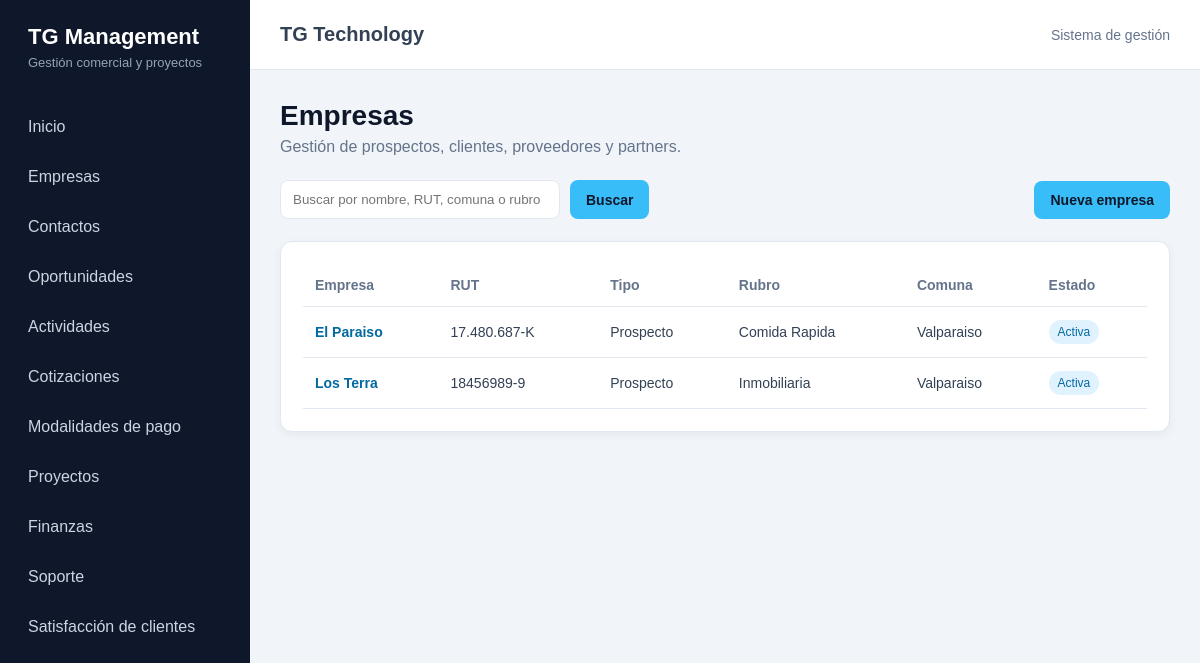
Page /crm/empresas/ on the committed database.
### crm/models.py (models this page shows)
class Empresa(models.Model):
    class TipoEmpresa(models.TextChoices):
        PROSPECTO = "PROSPECTO", "Prospecto"
        CLIENTE = "CLIENTE", "Cliente"
        PROVEEDOR = "PROVEEDOR", "Proveedor"
        PARTNER = "PARTNER", "Partner"
    class EstadoEmpresa(models.TextChoices):
        ACTIVA = "ACTIVA", "Activa"
        INACTIVA = "INACTIVA", "Inactiva"
    razon_social = models.CharField(
        "Razón social",
        max_length=200,
    )
    nombre_fantasia = models.CharField(
        "Nombre de fantasía",
        max_length=200,
        blank=True,
    )
    rut = models.CharField(
        "RUT",
        max_length=20,
        blank=True,
        unique=True,
        null=True,
    )
    tipo = models.CharField(
        "Tipo de empresa",
        max_length=20,
        choices=TipoEmpresa.choices,
        default=TipoEmpresa.PROSPECTO,
    )
    rubro = models.CharField(
        "Rubro",
        max_length=150,
        blank=True,
    )
    sitio_web = models.URLField(
        "Sitio web",
        blank=True,
    )
    telefono = models.CharField(
        "Teléfono",
        max_length=30,
        blank=True,
    )
    email = models.EmailField(
        "Correo electrónico",
        blank=True,
    )
    direccion = models.CharField(
        "Dirección",
        max_length=250,
        blank=True,
    )
    comuna = models.CharField(
        "Comuna",
        max_length=100,
        blank=True,
    )
    region = models.CharField(
        "Región",
        max_length=100,
        blank=True,
    )
    estado = models.CharField(
        "Estado",
        max_length=20,
        choices=EstadoEmpresa.choices,
        default=EstadoEmpresa.ACTIVA,
    )
    observaciones = models.TextField(
        "Observaciones",
        blank=True,
    )
    creado_por = models.ForeignKey(
        settings.AUTH_USER_MODEL,
        verbose_name="Creado por",
        on_delete=models.SET_NULL,
        null=True,
        blank=True,
        related_name="empresas_creadas",
    )
    fecha_creacion = models.DateTimeField(
        "Fecha de creación",
        auto_now_add=True,
    )
    fecha_actualizacion = models.DateTimeField(
        "Última actualización",
        auto_now=True,
    )
    class Meta:
        verbose_name = "Empresa"
        verbose_name_plural = "Empresas"
        ordering = ["razon_social"]
    def __str__(self):
        return self.nombre_fantasia or self.razon_social

### crm/views.py (the view, shortened to what this page needs)
def empresa_lista(request):
    busqueda = request.GET.get("q", "").strip()
    empresas = Empresa.objects.all()
    contexto = {
        "empresas": empresas,
        "busqueda": busqueda,
    }
    return render(
        request,
        "crm/empresa_lista.html",
        contexto,
    )

### crm/templates/crm/empresa_lista.html (shortened to what this page needs)
{% extends "core/base.html" %}
{% block content %}
    <div class="encabezado-pagina">
        <h1>Empresas</h1>
        <p>
            Gestión de prospectos, clientes, proveedores y partners.
        </p>
    </div>
    <div class="acciones">
        <form method="get" class="buscador">
            <input
                type="text"
                name="q"
                value="{{ busqueda }}"
                placeholder="Buscar por nombre, RUT, comuna o rubro"
            >
            <button type="submit" class="boton">
                Buscar
            </button>
        </form>
        <a
            href="{% url 'crm:empresa_crear' %}"
            class="boton"
        >
            Nueva empresa
        </a>
    </div>
    <div class="panel">
        {% if empresas %}
            <table>
                <thead>
                    <tr>
                        <th>Empresa</th>
                        <th>RUT</th>
                        <th>Tipo</th>
                        <th>Rubro</th>
                        <th>Comuna</th>
                        <th>Estado</th>
                    </tr>
                </thead>
                <tbody>
                    {% for empresa in empresas %}
                        <tr>
                            <td>
                                <a
                                    href="{% url 'crm:empresa_detalle' empresa.pk %}"
                                    class="enlace-tabla"
                                >
                                    {{ empresa }}
                                </a>
                            </td>
                            <td>
                                {{ empresa.rut|default:"—" }}
                            </td>
                            <td>
                                {{ empresa.get_tipo_display }}
                            </td>
                            <td>
                                {{ empresa.rubro|default:"—" }}
                            </td>
                            <td>
                                {{ empresa.comuna|default:"—" }}
                            </td>
                            <td>
                                <span class="estado">
                                    {{ empresa.get_estado_display }}
                                </span>
                            </td>
                        </tr>
                    {% endfor %}
                </tbody>
            </table>
        {% endif %}
    </div>
{% endblock %}

### core/static/core/css/styles.css (style rules this page uses)
:root { --color-principal: #0f172a; --color-secundario: #1e293b; --color-acento: #38bdf8; --color-fondo: #f1f5f9; --color-blanco: #ffffff; --color-texto: #334155; --color-texto-secundario: #64748b; --color-borde: #e2e8f0; --color-exito: #16a34a; --color-advertencia: #d97706; --color-peligro: #b91c1c; --sombra-suave: 0 3px 10px rgba(15, 23, 42, 0.05); }
* { box-sizing: border-box; margin: 0; padding: 0; }
body { min-height: 100vh; font-family: Arial, Helvetica, sans-serif; background-color: var(--color-fondo); color: var(--color-texto); }
.encabezado-pagina { margin-bottom: 24px; }
.encabezado-pagina h1 { margin-bottom: 6px; font-size: 28px; color: var(--color-principal); }
.encabezado-pagina p { color: var(--color-texto-secundario); }
.panel { padding: 22px; border: 1px solid var(--color-borde); border-radius: 12px; background-color: var(--color-blanco); box-shadow: var(--sombra-suave); }
table { width: 100%; border-collapse: collapse; }
th, td { padding: 13px 12px; border-bottom: 1px solid var(--color-borde); text-align: left; font-size: 14px; }
th { color: var(--color-texto-secundario); font-weight: 600; }
.estado { display: inline-block; padding: 5px 9px; border-radius: 20px; background-color: #e0f2fe; color: #0369a1; font-size: 12px; }
.enlace-tabla { color: #0369a1; font-weight: 600; text-decoration: none; }
.acciones { display: flex; justify-content: space-between; align-items: center; gap: 16px; margin-bottom: 22px; }
.boton { display: inline-block; padding: 11px 16px; border: none; border-radius: 8px; background-color: var(--color-acento); color: var(--color-principal); font-family: inherit; font-size: 14px; font-weight: 700; text-align: center; text-decoration: none; cursor: pointer; transition: opacity 0.2s ease, transform 0.2s ease; }
.buscador { display: flex; gap: 10px; }
.buscador input { min-width: 280px; padding: 11px 12px; border: 1px solid var(--color-borde); border-radius: 8px; font-family: inherit; }

### rows in the picture
Empresa: nombre_fantasia "El Paraiso", rut "17.480.687-K", tipo "Prospecto", rubro "Comida Rapida", comuna "Valparaiso", estado "Activa"
Empresa: nombre_fantasia "Los Terra", rut "18456989-9", tipo "Prospecto", rubro "Inmobiliaria", comuna "Valparaiso", estado "Activa"
